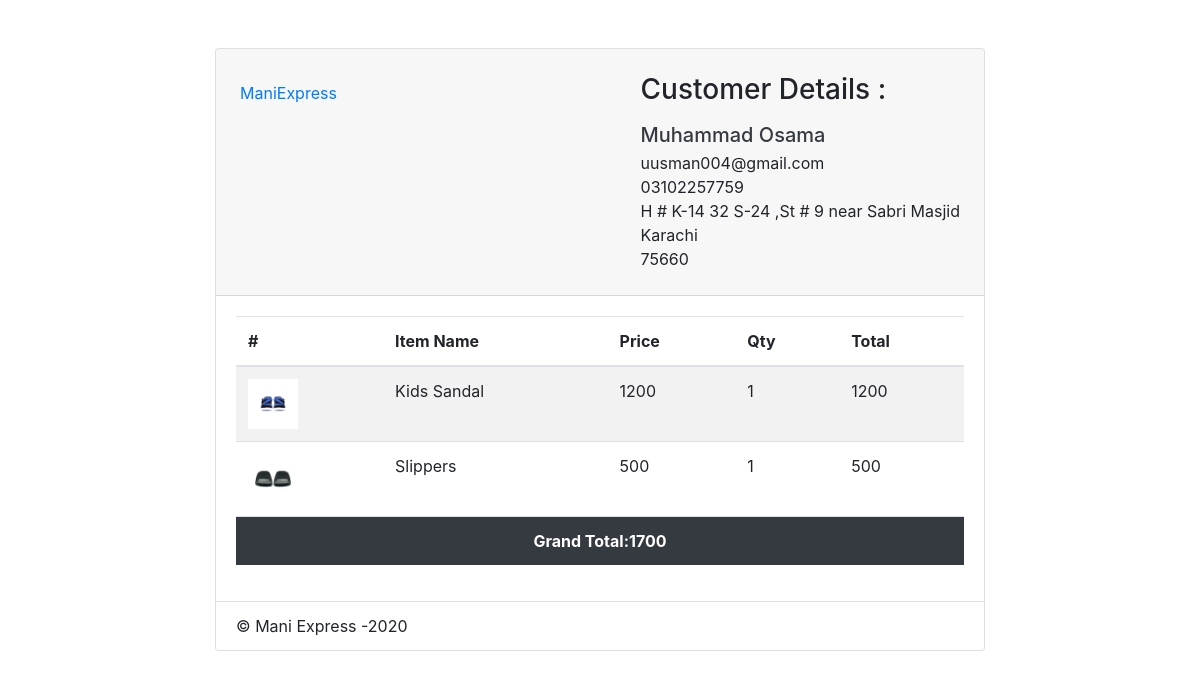
/invoice.php?id=1, run on the app's committed database.
### tables this page shows
CREATE TABLE `checkout_address` (
  `id` int(5) NOT NULL,
  `firstname` varchar(50) NOT NULL,
  `lastname` varchar(50) NOT NULL,
  `email` varchar(50) NOT NULL,
  `contact` varchar(15) NOT NULL,
  `address` varchar(1000) NOT NULL,
  `city` varchar(50) NOT NULL,
  `zip` varchar(10) NOT NULL
);

CREATE TABLE `confirm_order_product` (
  `id` int(5) NOT NULL,
  `order_id` varchar(10) NOT NULL,
  `product_name` varchar(150) NOT NULL,
  `product_price` int(5) NOT NULL,
  `product_qty` int(5) NOT NULL,
  `product_image` varchar(500) NOT NULL,
  `product_total` varchar(10) NOT NULL
);

### invoice.php (the view, shortened to what this page needs)
<?php
$link=mysqli_connect("localhost","root","");
mysqli_select_db($link,"maniexpress");
?>
<!doctype html>
<html lang="en">
<head>
    <link rel="stylesheet" href="https://maxcdn.bootstrapcdn.com/bootstrap/4.0.0/css/bootstrap.min.css">
</head>
<body>
    <div class="offset-xl-2 col-xl-8 col-lg-12 col-md-12 col-sm-12 col-12 padding mt-5">
        <div class="card">
            <div class="card-header p-4">
                <a class="pt-2 d-inline-block" href="index.php" data-abc="true">ManiExpress</a>
                <div class="float-right">
                    <h3 class="mb-0">Customer Details : </h3>
                    <?php
                    $id=$_GET["id"];
                    $res=mysqli_query($link,"select * from checkout_address where id=$id");
                    while ($row=mysqli_fetch_array($res)) {
                        echo '<h5 class="text-dark mb-1 mt-3">';
                        echo $row[1]; echo " "; echo$row[2];
                        echo "</h5>";
                        echo "<div>";    echo $row[3]; echo "</div>";
                        echo "<div>";    echo $row[4]; echo "</div>";
                        echo "<div>";    echo $row[5]; echo "</div>";
                        echo "<td>";    echo $row[6]; echo "</td>";
                        echo "<div>";    echo $row[7]; echo "</div>";
                    }
                    ?>
                </div>
            </div>
            <div class="card-body">
                <div class="table-responsive-sm">
                    <table class="table table-striped">
                        <thead>
                            <tr>
                                <th class="center">#</th>
                                <th>Item Name</th>
                                <th class="right">Price</th>
                                <th class="center">Qty</th>
                                <th class="right">Total</th>
                            </tr>
                        </thead>
                        <tbody>
                            <?php
                            $id=$_GET["id"];
                            $res=mysqli_query($link,"select * from confirm_order_product where order_id=$id");
                            while ($row=mysqli_fetch_array($res)) {
                                echo "<tr>";
                                echo "<td>";
                                ?>
                                <img src="<?php echo $row["product_image"];?>" class="img-fluid" width="50">
                                <?php
                                echo "</td>";
                                echo "<td>"; echo $row["product_name"]; echo "</td>";
                                echo "<td>"; echo $row["product_price"]; echo "</td>";
                                echo "<td>"; echo $row["product_qty"]; echo "</td>";
                                echo "<td>"; echo $row["product_total"]; echo "</td>";
                                echo "</tr>";
                            }
                            ?>
                        </tbody>
                        <tfoot>
                            <tr class="text-white bg-dark">
                                <th colspan="5" class="text-center">
                                    <?php
                                    $result=mysqli_query($link,"select SUM(product_total) as `totalsum` from confirm_order_product where order_id=$id");
                                    $data=mysqli_fetch_array($result);
                                    echo "Grand Total:".$data['totalsum'];
                                    ?>
                                </th>
                            </tr>
                        </tfoot>
                    </table>
                </div>
            </div>
            <div class="card-footer bg-white">
                <p class="mb-0"> &#169; Mani Express -2020</p>
            </div>
        </div>
    </div>
</body>
</html>

### data on the page
checkout_address: firstname "Muhammad", lastname "Osama", email "uusman004@gmail.com", contact "03102257759", address "H # K-14 32 S-24 ,St # 9 near Sabri Masjid", city "Karachi", zip "75660"
confirm_order_product: product_image (picture), product_name "Kids Sandal", product_price "1200", product_qty "1", product_total "1200"
confirm_order_product: product_image (picture), product_name "Slippers", product_price "500", product_qty "1", product_total "500"

### other printed values
$data['totalsum'] "1700"
